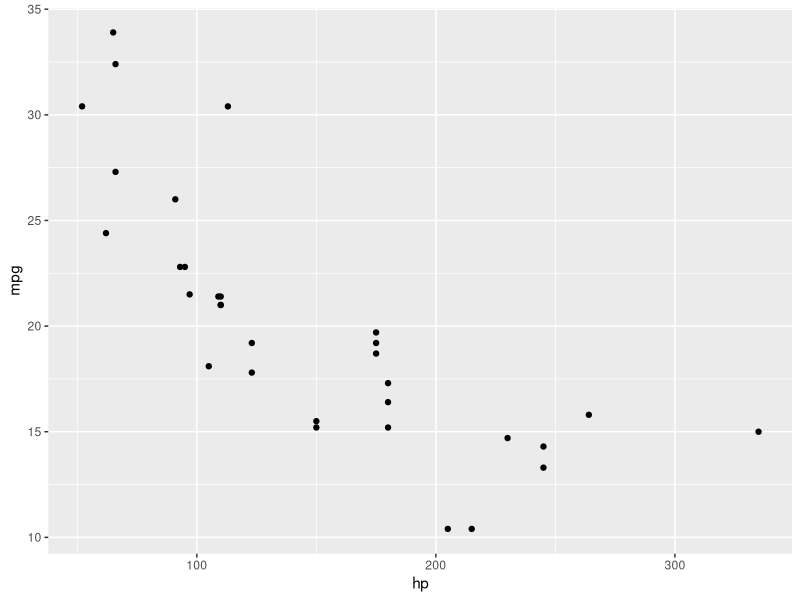
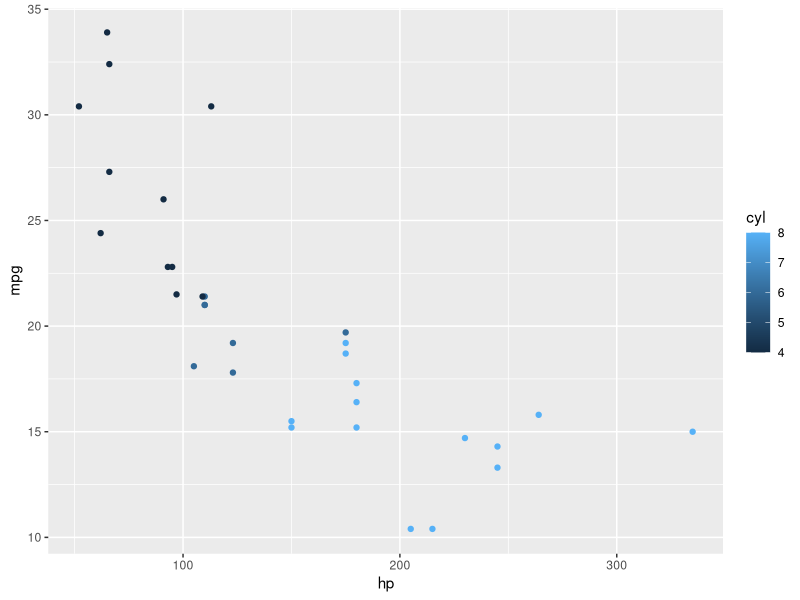
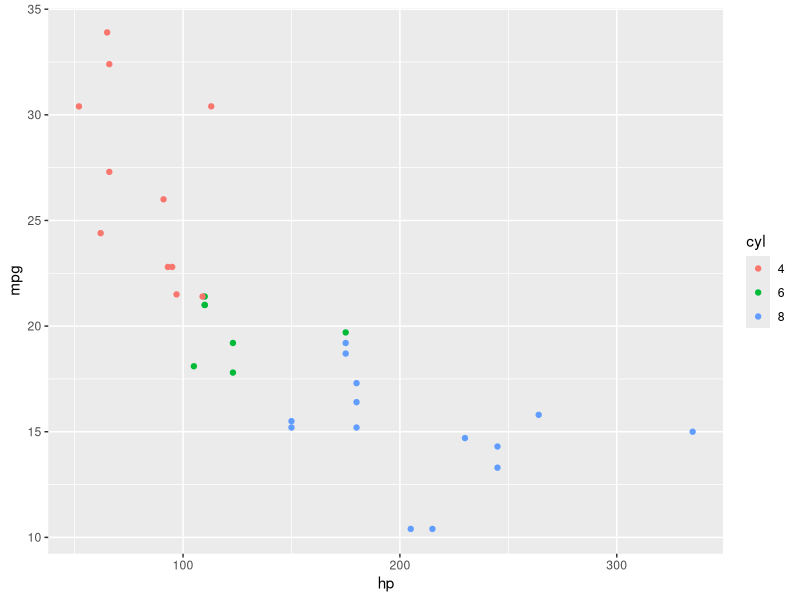
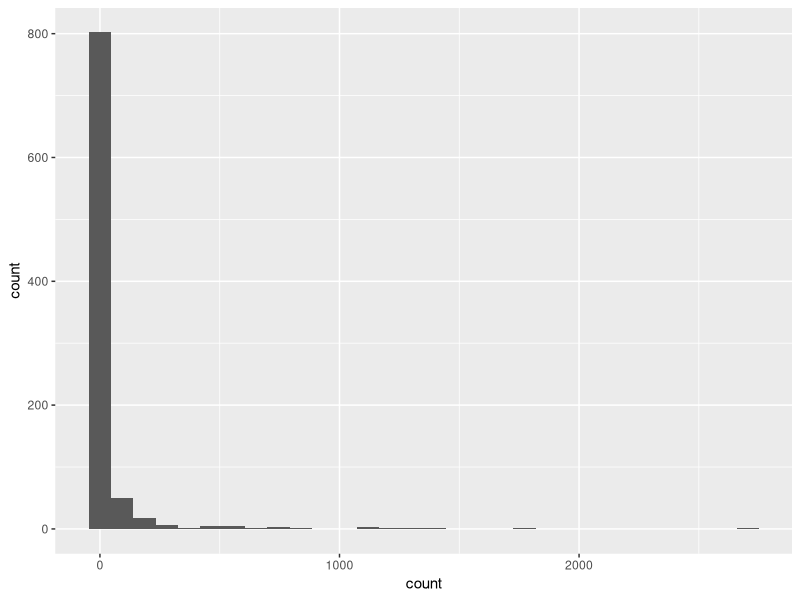
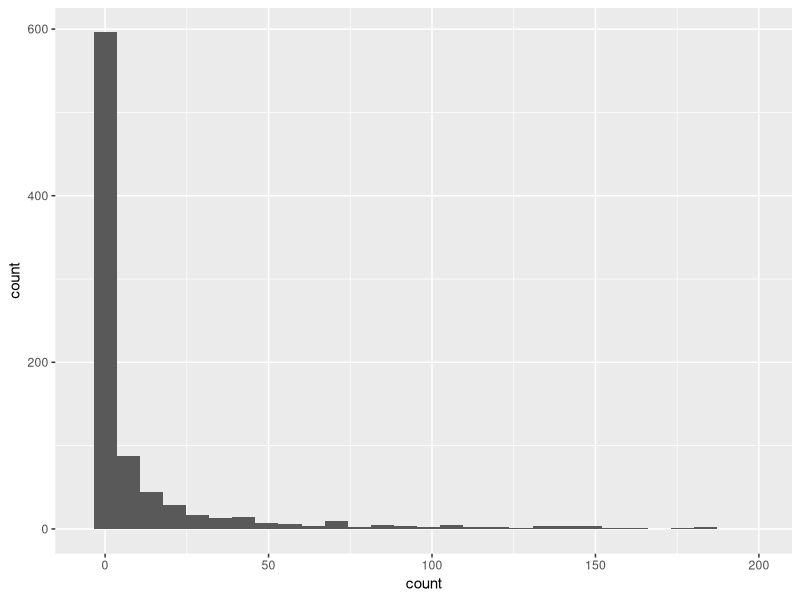
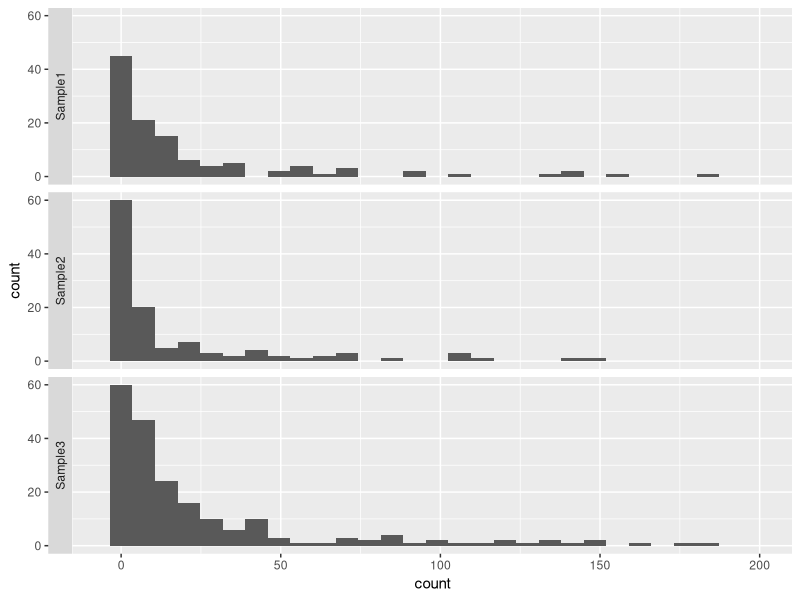
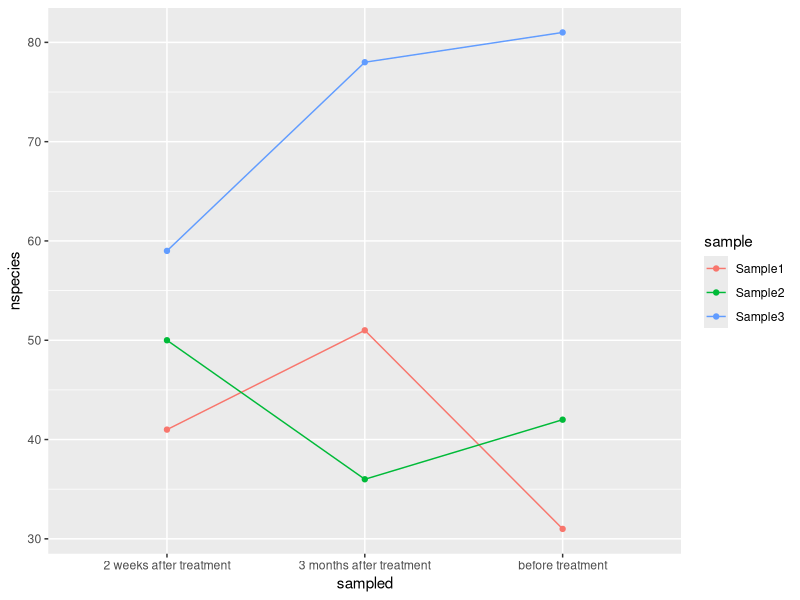
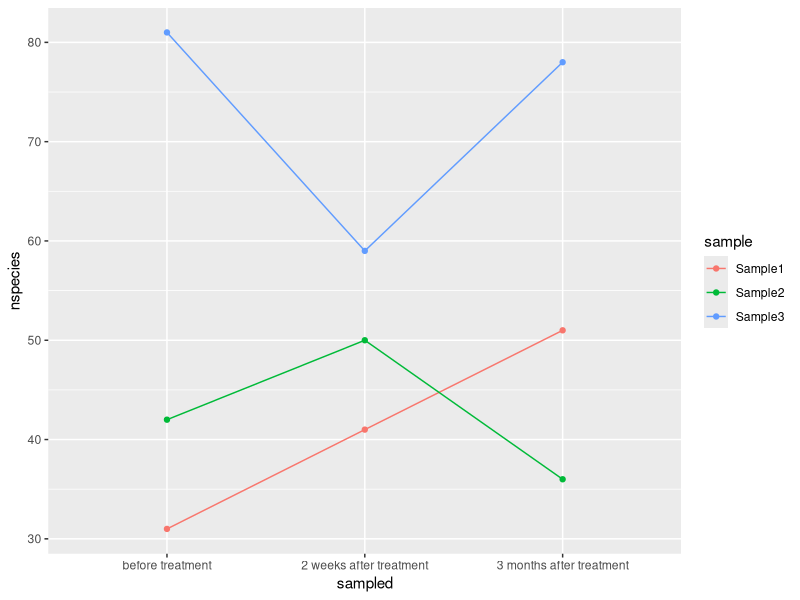

Write the R code that produced these figures, in order. (Note: this script raises an error after producing the figures.)
## ---- chunk 1
library(tidyverse)

timepoints <- c("1" = "before treatment", 
                "2" = "2 weeks after treatment", 
                "3" = "3 months after treatment")

read_tsv("data/sc_2016_r_sample_data.csv") %>% 
  separate(Taxon, c("sample", "sampling_timepoint")) %>%
  gather(taxon_code, `count`, -sample, -sampling_timepoint) %>%
  left_join(read_tsv("data/sc_2016_r_taxon_data.csv",
                     col_names = c("Taxon", "taxon_name"),
                     skip = 1),
            by=c("taxon_code"="Taxon")) %>%
  mutate(sampled = timepoints[sampling_timepoint]) ->
  dparadontosis

## ---- chunk 2
mtcars %>% 
  ggplot(aes(hp, mpg)) + 
  geom_point()
## ---- chunk 3
mtcars %>% 
  ggplot(aes(hp, mpg, colour=cyl)) + 
  geom_point()
## ---- chunk 4
mtcars %>% 
  mutate(cyl = as.factor(cyl)) %>%
  ggplot(aes(hp, mpg, colour=cyl)) + 
  geom_point()
## ---- chunk 5
dparadontosis %>%
  ggplot(aes(count)) +
  geom_histogram()
## ---- chunk 6
dparadontosis %>%
  ggplot(aes(count)) +
  geom_histogram() +
  xlim(-5, 200)
## ---- chunk 7
dparadontosis %>%
  filter(count > 0) %>%
  ggplot(aes(count)) +
  geom_histogram() +
  xlim(-5, 200) +
  facet_wrap(~sample, ncol = 1, switch = "y")
## ---- chunk 8
dparadontosis %>%
  filter(count > 0) %>%
  group_by(sample, sampled) %>%
  summarise(nspecies = sum(count > 0)) %>%
  ggplot(aes(sampled, nspecies, colour = sample, group = sample)) +
  geom_line() +
  geom_point()
## ---- chunk 9
dparadontosis %>%
  mutate(sampled = factor(sampled, 
                          levels = c("before treatment",
                                     "2 weeks after treatment",
                                     "3 months after treatment"))) %>%
  group_by(sample, sampled) %>%
  summarise(nspecies = sum(count > 0)) %>%
  ggplot(aes(sampled, nspecies, colour = sample, group = sample)) +
  geom_line() +
  geom_point()
## ---- chunk 10
dparadontosis %>%
  mutate(sampled = factor(sampled, 
                          levels = c("before treatment",
                                     "2 weeks after treatment",
                                     "3 months after treatment"))) %>%
  group_by(sample, sampled) %>%
  summarise(nseqs = sum(count)) %>%
  ggplot(aes(sampled, nseqs, colour = sample, group = sample)) +
  geom_line() +
  geom_point() +
  theme(axis.text.x = element_text(angle = 8, hjust = 1))
## ---- chunk 11
library(forcats)
dparadontosis %>%
  mutate(taxon_name = fct_reorder(taxon_name, count, fun=sum),
         sampled = factor(sampled, 
                          levels = c("before treatment",
                                     "2 weeks after treatment",
                                     "3 months after treatment"))) %>% 
  filter(taxon_name %in% rev(levels(taxon_name))[1:20]) %>%
  ggplot(aes(taxon_name, count, fill=sampled)) +
  geom_bar(stat="identity") +
  facet_wrap(~sample) +
  coord_flip() +
  scale_y_continuous(breaks = c(0, 2500, 5000))
